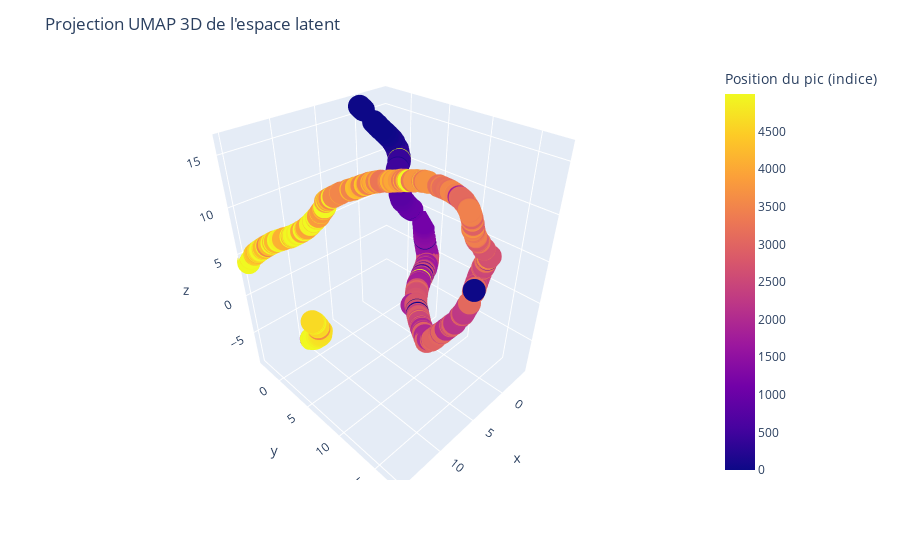

This figure's notebook cell:
### Code cell
cvae_latent_umap(cvae, dataloader_test_big, color_mode="peak_pos", device=None, n_neighbors=15, min_dist=0.1, metric="euclidean")

### Figure 1 — Plotly figure (JSON) as saved in the notebook; plotly's stock layout.template omitted (floating-point values rounded to 4 significant figures; data arrays with more than 128 entries replaced by an {"elided": "..."} marker saying what was removed)
{"data": [{"hovertemplate": "x=%{x}<br>y=%{y}<br>z=%{z}<br>Position du pic (indice)=%{marker.color}<extra></extra>", "legendgroup": "", "marker": {"color": {"elided": "1024 int values"}, "coloraxis": "coloraxis", "symbol": "circle"}, "mode": "markers", "name": "", "scene": "scene", "showlegend": false, "type": "scatter3d", "x": {"elided": "1024 float values"}, "y": {"elided": "1024 float values"}, "z": {"elided": "1024 float values"}}], "layout": {"coloraxis": {"colorbar": {"title": {"text": "Position du pic (indice)"}}, "colorscale": [[0, "#0d0887"], [0.1111, "#46039f"], [0.2222, "#7201a8"], [0.3333, "#9c179e"], [0.4444, "#bd3786"], [0.5556, "#d8576b"], [0.6667, "#ed7953"], [0.7778, "#fb9f3a"], [0.8889, "#fdca26"], [1, "#f0f921"]]}, "legend": {"tracegroupgap": 0}, "margin": {"t": 60}, "scene": {"domain": {"x": [0, 1], "y": [0, 1]}, "xaxis": {"title": {"text": "x"}}, "yaxis": {"title": {"text": "y"}}, "zaxis": {"title": {"text": "z"}}}, "title": {"text": "Projection UMAP 3D de l'espace latent"}}}
